Frame 1 (no input): blank canvas, image omitted
Frame 60 (the mouse pressed at the canvas centre just before this capture): blank canvas, image omitted
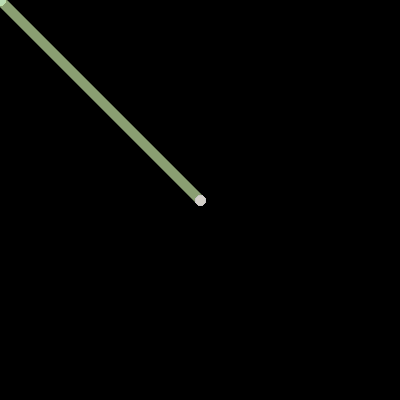
Frame 120 (the mouse held since frame 60 and released just before this capture)

The Processing sketch whose frames 1 and 60 were blank and that drew this single picture after the mouse press (run headless with seeded random() and noise(); from frame 60 on, the mouse is pressed at the canvas centre):

// Processing sketch: processing_5007
// ── processing_5007.pde

float r; //rood
float g; //groen
float b; //blauw
float a; //is alfa, de transparantheid 
 
float diam; 
float x; 
float y; 
 
int value = 255; 

//help --reference
 
void setup() { 
  size(400,400); 
  background(0); 
  smooth(); 
   
} 
void draw() { 
   fill (value); 
   noStroke(); 
  
  stroke(r,g,b,a); 
  strokeWeight(10); 
  line(pmouseX,pmouseY,mouseX,mouseY); 
  //hiermee teken je een lijn van punt naar punt. p=previus
  
  r = random(111,255); 
  g = random(111,255); 
  b = random(111,255); 
  a = random(111,255); 
  diam = random(20); 
  x = random(width); 
  y = random(height); 
  //ellipse confetti 
  //noStroke(); 
  //fill(r,g,b,a); 
  //ellipse(x,y,diam,diam); 
   
} 
void mousePressed() { 
  if (mouseButton == LEFT){ 
  background(255); 
} else if (mouseButton == RIGHT) { 
  background(r,g,b,a); 
   
   
   //float is waar j iets in stopt. float l, dan kun je aan l een variabele geven. 
   //learningprocessing.org
   
 
   //bovenaan float step= waar hij begint. 
   //onder void draw 
   
   //step= step+1;
   // voor ander onderdelen step invullen met ander coorditnaten erbij.
   
   
   
   //if(x>100)
   //{speed = -1;
   //}
   //if(x>400|| x <8)
   //{ speed = speed * -1;
   //}
   
} 
} 
  
